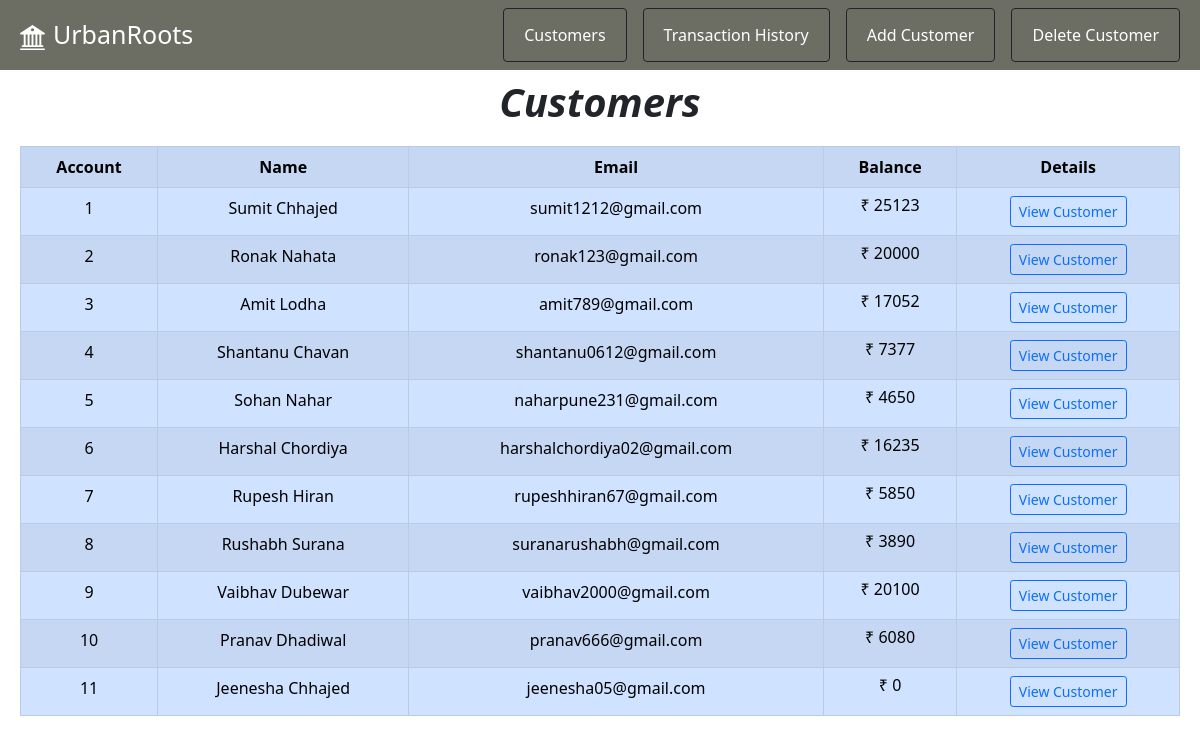
/customers, run on an earlier commit of the app's database.
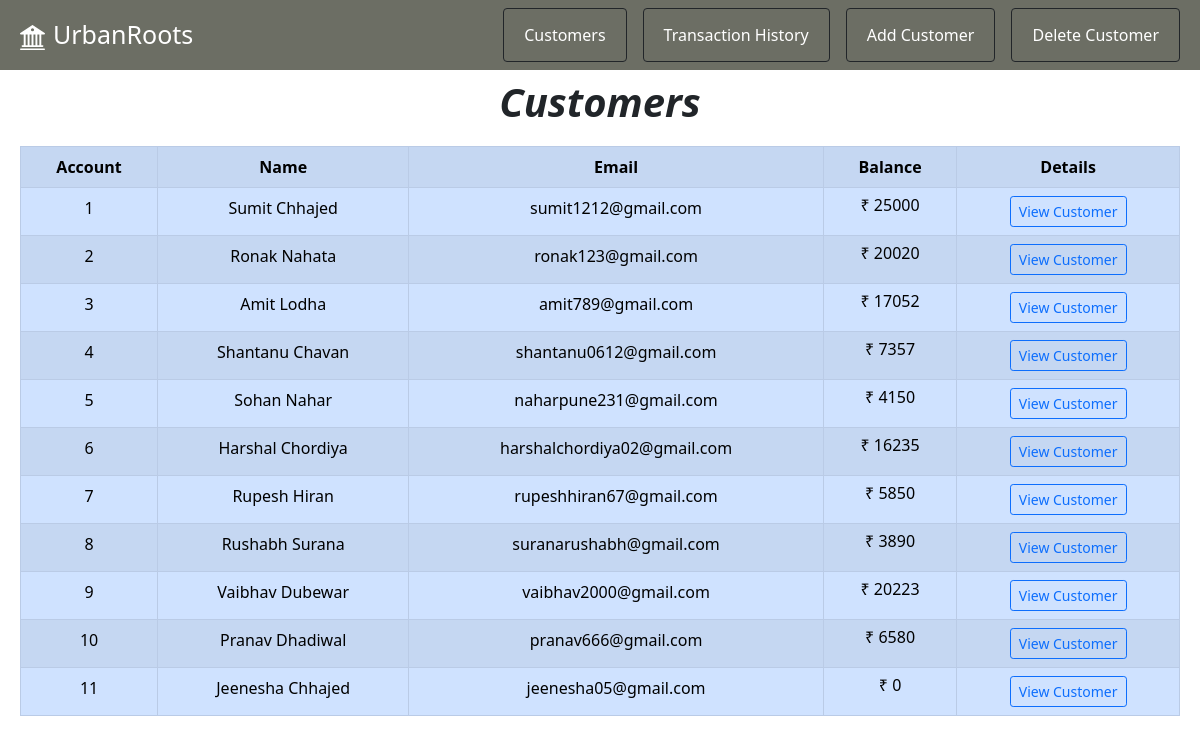
And on a later commit of the database.
### bank_app/models.py (models this page shows)
class Customer(models.Model):
    id=models.AutoField(primary_key=True)
    name=models.CharField(max_length=100)
    email=models.EmailField(max_length=100)
    balance=models.IntegerField()

### bank_app/views.py (the view)
# urls.py: path('customers',views.customers,name="customers"),
def customers(request):
    if request.method == 'GET':
        cust=Customer.objects.all()
        return render(request,'customer.html',{'custs':cust})

### templates/customer.html (shortened to what this page needs)
{% extends 'base.html' %}
{% block content %}
<h1 class="my-2" style="text-align: center;"><b><i>Customers</i></b></h1>
<div style="margin: 20px; overflow-x: auto;">
    <table class="table table-primary table-bordered table-hover table-striped">
        <tr style="text-align: center;">
            <th>Account</th>
            <th>Name</th>
            <th>Email</th>
            <th>Balance</th>
            <th>Details</th>
        </tr>
        {% for i in custs %}
        <tr style="text-align: center;">
            <td>{{ i.id }}</td>
            <td>{{ i.name }}</td>
            <td>{{ i.email }}</td>
            <td>
                <h6>&#8377 {{i.balance}}</h6>
            </td>
            <td><a href="/custinfo/{{ i.id }}"><button type="button" class="btn btn-outline-primary btn-sm">View
                        Customer</button></a></td>
        </tr>
        {% endfor %}
    </table>
</div>
{% endblock content %}

### templates/base.html (shortened to what this page needs)
<!DOCTYPE html>
<html lang="en">
<head>
  <link href="https://cdn.jsdelivr.net/npm/bootstrap@5.0.2/dist/css/bootstrap.min.css" rel="stylesheet"
>
  <link href="https://cdn.jsdelivr.net/npm/bootstrap@5.0.2/dist/css/bootstrap.min.css" rel="stylesheet"
>
  <link href="https://cdn.jsdelivr.net/npm/bootstrap@5.0.1/dist/css/bootstrap.min.css" rel="stylesheet"
>
</head>
<body>
  <nav class="navbar navbar-expand-lg navbar-dark bg-secondry" style="background-color: rgb(108, 110, 100);">
    <div class="container-fluid">
      <a class="navbar-brand" href="/" style="font-size: 25px;">UrbanRoots</a>
      <div class="collapse navbar-collapse justify-content-end" id="navbarNav">
        <ul class="navbar-nav">
          <li class="nav-item mx-2 py-0">
            <button type="button" class="btn btn-outline-dark"><a class="nav-link active" aria-current="page"
                href="/customers">Customers</a></button>
          </li>
          <li class="nav-item mx-2 py-0">
            <button type="button" class="btn btn-outline-dark"><a class="nav-link active" aria-current="page"
                href="/CustomerTrans">Transaction History</a></button>
          </li>
          <li class="nav-item mx-2 py-0">
            <button type="button" class="btn btn-outline-dark"><a class="nav-link active" aria-current="page"
                href="#">Add Customer</a></button>
          </li>
          <li class="nav-item mx-2 py-0">
            <button type="button" class="btn btn-outline-dark"><a class="nav-link active" aria-current="page"
                href="#">Delete Customer</a></button>
          </li>
        </ul>
      </div>
    </div>
  </nav>
  {% block content %}
  {% endblock content %}
</body>
</html>

What changed in the data, as far as the page shows it:
changed Customer "Sumit Chhajed": balance "25123" → "25000"
changed Customer "Ronak Nahata": balance "20000" → "20020"
changed Customer "Shantanu Chavan": balance "7377" → "7357"
changed Customer "Sohan Nahar": balance "4650" → "4150"
changed Customer "Vaibhav Dubewar": balance "20100" → "20223"
changed Customer "Pranav Dhadiwal": balance "6080" → "6580"
